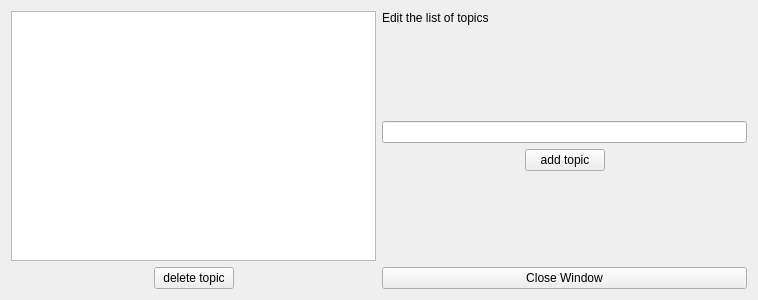
<?xml version="1.0" encoding="UTF-8"?>
<ui version="4.0">
 <class>Form</class>
 <widget class="QWidget" name="Form">
  <property name="windowModality">
   <enum>Qt::ApplicationModal</enum>
  </property>
  <property name="geometry">
   <rect>
    <x>0</x>
    <y>0</y>
    <width>758</width>
    <height>300</height>
   </rect>
  </property>
  <property name="windowTitle">
   <string>Form</string>
  </property>
  <layout class="QGridLayout" name="gridLayout">
   <item row="0" column="0">
    <layout class="QHBoxLayout" name="horizontalLayout_3">
     <item>
      <layout class="QVBoxLayout" name="verticalLayout">
       <item>
        <widget class="QListWidget" name="listWidget"/>
       </item>
       <item>
        <layout class="QHBoxLayout" name="horizontalLayout_2">
         <item>
          <spacer name="horizontalSpacer_3">
           <property name="orientation">
            <enum>Qt::Horizontal</enum>
           </property>
           <property name="sizeHint" stdset="0">
            <size>
             <width>40</width>
             <height>20</height>
            </size>
           </property>
          </spacer>
         </item>
         <item>
          <widget class="QPushButton" name="delete_pb">
           <property name="text">
            <string>delete topic</string>
           </property>
          </widget>
         </item>
         <item>
          <spacer name="horizontalSpacer_4">
           <property name="orientation">
            <enum>Qt::Horizontal</enum>
           </property>
           <property name="sizeHint" stdset="0">
            <size>
             <width>40</width>
             <height>20</height>
            </size>
           </property>
          </spacer>
         </item>
        </layout>
       </item>
      </layout>
     </item>
     <item>
      <layout class="QVBoxLayout" name="verticalLayout_2">
       <item>
        <widget class="QLabel" name="label">
         <property name="text">
          <string>Edit the list of topics</string>
         </property>
        </widget>
       </item>
       <item>
        <spacer name="verticalSpacer_2">
         <property name="orientation">
          <enum>Qt::Vertical</enum>
         </property>
         <property name="sizeHint" stdset="0">
          <size>
           <width>20</width>
           <height>40</height>
          </size>
         </property>
        </spacer>
       </item>
       <item>
        <widget class="QLineEdit" name="newTopic"/>
       </item>
       <item>
        <layout class="QHBoxLayout" name="horizontalLayout">
         <item>
          <spacer name="horizontalSpacer">
           <property name="orientation">
            <enum>Qt::Horizontal</enum>
           </property>
           <property name="sizeHint" stdset="0">
            <size>
             <width>40</width>
             <height>20</height>
            </size>
           </property>
          </spacer>
         </item>
         <item>
          <widget class="QPushButton" name="add_pb">
           <property name="text">
            <string>add topic</string>
           </property>
          </widget>
         </item>
         <item>
          <spacer name="horizontalSpacer_2">
           <property name="orientation">
            <enum>Qt::Horizontal</enum>
           </property>
           <property name="sizeHint" stdset="0">
            <size>
             <width>40</width>
             <height>20</height>
            </size>
           </property>
          </spacer>
         </item>
        </layout>
       </item>
       <item>
        <spacer name="verticalSpacer">
         <property name="orientation">
          <enum>Qt::Vertical</enum>
         </property>
         <property name="sizeHint" stdset="0">
          <size>
           <width>20</width>
           <height>40</height>
          </size>
         </property>
        </spacer>
       </item>
       <item>
        <widget class="QPushButton" name="close_pb">
         <property name="text">
          <string>Close Window</string>
         </property>
        </widget>
       </item>
      </layout>
     </item>
    </layout>
   </item>
  </layout>
 </widget>
 <resources/>
 <connections/>
</ui>
